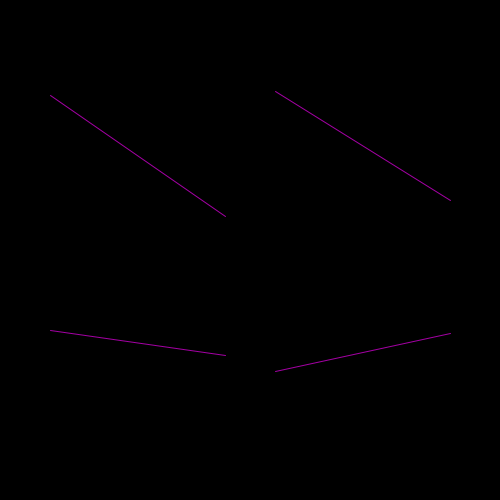
Frame 1 (no input)
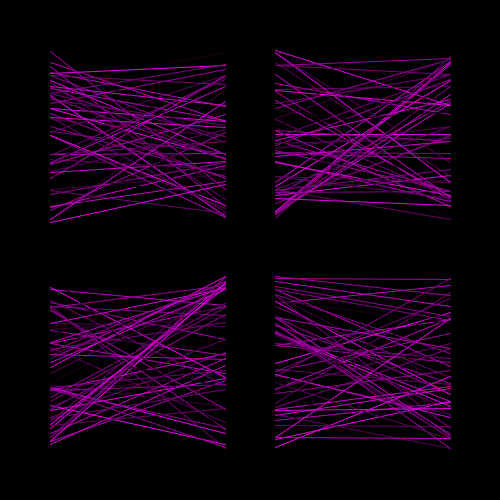
Frame 60 (the mouse pressed at the canvas centre just before this capture)
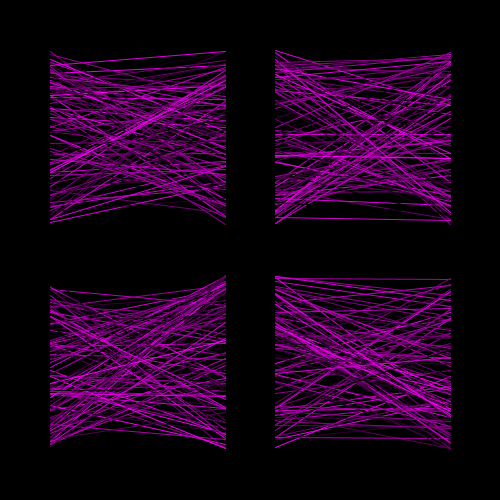
Frame 120 (the mouse held since frame 60 and released just before this capture)

The Processing sketch that drew these frames (run headless with seeded random() and noise(); from frame 60 on, the mouse is pressed at the canvas centre):

// Processing sketch: processing_184429
// ── processing_184429.pde

/*
Set of 4 Box Lines (adjustable)
 By Jasmine Rajavadee
 Feburary 5, 2015
 */

void setup()
{
  size(500, 500); 
  background(0);
}

void draw()
{
  //color (all lines)
  float c = random(255); 
  stroke(c, 0, c); 
  //margins, parameters
  int ma = width/10; 
  //box1
  line(ma, random(ma, height/2 - ma/2), width/2-ma/2, random(ma, height/2 - ma/2)); 
  //box2
  line(width/2+ma/2, random(ma, height/2 - ma/2), width-ma, random(ma, height/2 - ma/2)); 
  //box3
  line(ma, random(height/2 + ma/2, height-ma), width/2-ma/2, random(height/2 + ma/2, height-ma)); 
  //box4 
  line(width/2+ma/2, random(height/2 + ma/2, height-ma), width-ma, random(height/2 + ma/2, height-ma));
}
